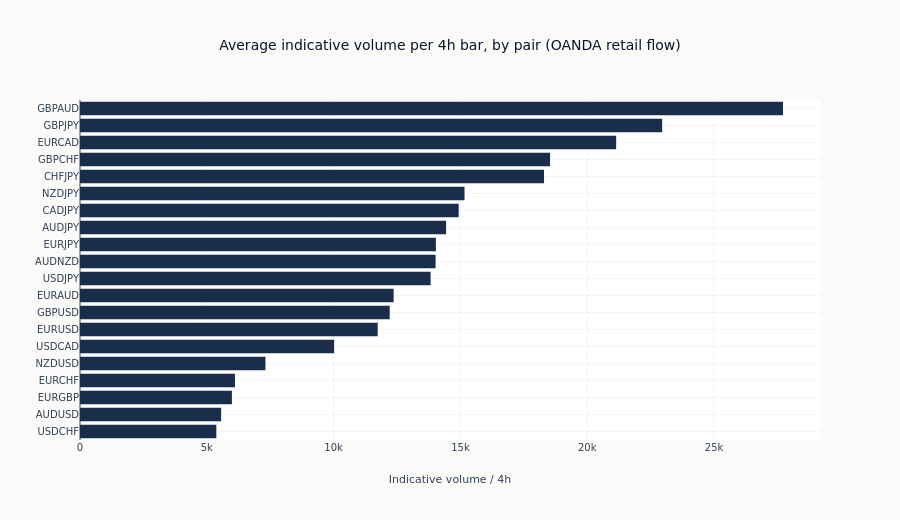

Notebook cell for this chart:
### Markdown cell above
### Liquidity is venue-specific

Ranking pairs by average indicative volume shows something that looks wrong at
first: the global majors (EUR/USD, USD/JPY) are *not* at the top. That is
correct — this is OANDA's retail flow, not the interbank tape. The largest
interbank markets are simply not visible to a single retail venue. Read this as
a relative liquidity indicator on this venue, nothing more.

### Code cell
vol_rank = (
    fx.group_by("symbol")
    .agg(pl.col("volume").mean().alias("avg_volume"))
    .sort("avg_volume", descending=True)
)

fig = go.Figure(
    go.Bar(
        x=vol_rank["avg_volume"].to_list(),
        y=vol_rank["symbol"].to_list(),
        orientation="h",
        marker_color=COLORS["slate"],
    )
)
fig.update_layout(
    title="Average indicative volume per 4h bar, by pair (OANDA retail flow)",
    xaxis_title="Indicative volume / 4h",
    yaxis=dict(autorange="reversed"),
    height=520,
)
fig.show()

### Figure 1 — Plotly figure (JSON) as saved in the notebook; plotly's stock layout.template omitted (floating-point values rounded to 4 significant figures)
{"data": [{"marker": {"color": "#1a2d4a"}, "orientation": "h", "type": "bar", "x": [27720.0, 22950.0, 21140.0, 18530.0, 18300.0, 15160.0, 14930.0, 14440.0, 14030.0, 14020.0, 13820.0, 12370.0, 12210.0, 11740.0, 10020.0, 7312.0, 6110.0, 5989.0, 5564.0, 5376.0], "y": ["GBPAUD", "GBPJPY", "EURCAD", "GBPCHF", "CHFJPY", "NZDJPY", "CADJPY", "AUDJPY", "EURJPY", "AUDNZD", "USDJPY", "EURAUD", "GBPUSD", "EURUSD", "USDCAD", "NZDUSD", "EURCHF", "EURGBP", "AUDUSD", "USDCHF"]}], "layout": {"height": 520, "title": {"text": "Average indicative volume per 4h bar, by pair (OANDA retail flow)"}, "xaxis": {"title": {"text": "Indicative volume / 4h"}}, "yaxis": {"autorange": "reversed"}}}
